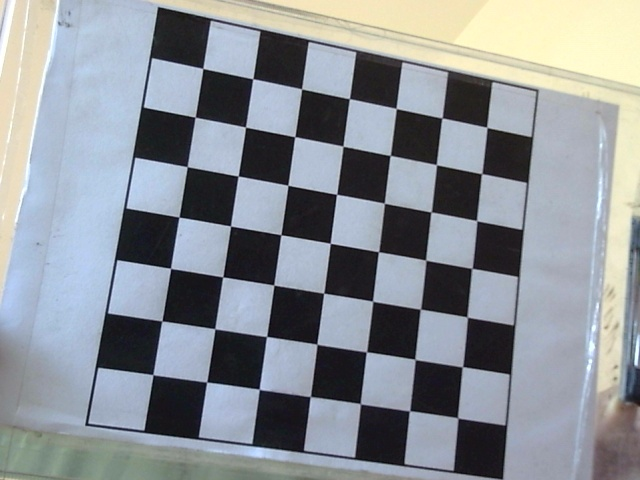
#> input picture camera_calibration/images/logitech_1/1.jpg, 640 x 480 px; its folder holds only this picture in this run
$ python calibrate_camera.py
#> lines starting #> are read from the running program, lines starting #| are printed output that depends on the picture; after the words box and inside, x2 and y2 are one past the last pixel; in counts of white or black regions, pixels touching at a corner belong together; long printed decimals are rounded
import numpy as np
import cv2
import glob
import os

# Chessboard size (number of inside corners per row and column)
chessboard_size = (7,7)  # Adjust according to your chessboard
square_size = 25  # Size of each square in mm (change as needed)

# Termination criteria for refining corner detection
criteria = (cv2.TERM_CRITERIA_EPS + cv2.TERM_CRITERIA_MAX_ITER, 30, 0.001)

# Prepare object points (3D points in real-world space)
objp = np.zeros((chessboard_size[0] * chessboard_size[1], 3), np.float32)
objp[:, :2] = np.mgrid[0:chessboard_size[0], 0:chessboard_size[1]].T.reshape(-1, 2) * square_size

# Arrays to store object points and image points from all images
objpoints = []  # 3D world points
imgpoints = []  # 2D image points

# Load chessboard images
folder_name = "logitech_1"
imgs_path = os.path.join("images", folder_name, "*.jpg")
image_files = glob.glob(imgs_path)  # Update path if needed

print(len(image_files))

for fname in image_files:
    img = cv2.imread(fname)
#> img is the input picture: shape (480, 640, 3); mean B, G, R 150.4, 144.8, 139.6
    gray = cv2.cvtColor(img, cv2.COLOR_BGR2GRAY)
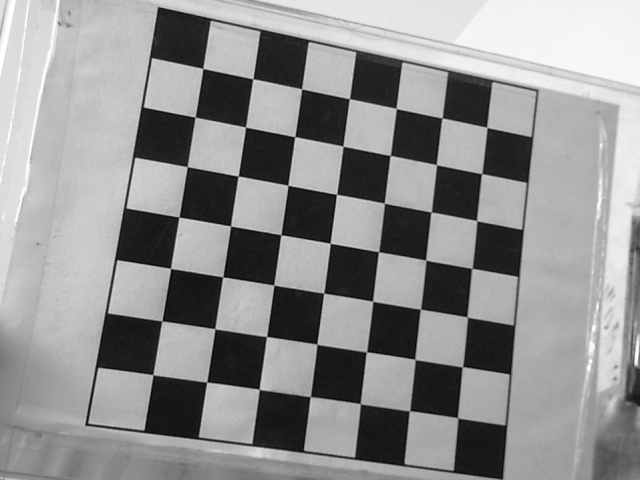
#> gray: shape (480, 640); min 3, max 255, mean 143.9
    # Find the chessboard corners
    ret, corners = cv2.findChessboardCorners(gray, chessboard_size, None)
#> ret = True; corners = 49 rows, first 8: [202.9, 68.5], [252.7, 78.8], [301.6, 88.98], [349.4, 98.61], [396.3, 108.6], [442, 118], [486.8, 127.2], [195.2, 117.1]

    if ret:
        objpoints.append(objp)

        # Refine the corner locations
        corners2 = cv2.cornerSubPix(gray, corners, (11, 11), (-1, -1), criteria)
#> corners2 = 49 rows, first 8: [202.9, 68.45], [252.8, 78.75], [301.6, 88.85], [349.4, 98.67], [396.2, 108.5], [442, 118], [486.8, 127.4], [195.2, 117.2]
        imgpoints.append(corners2)

        # Draw and display the corners
        cv2.drawChessboardCorners(img, chessboard_size, corners2, ret)
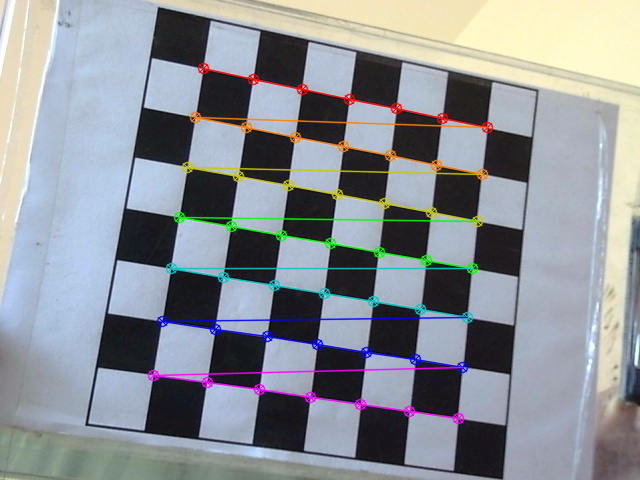
#> img: shape (480, 640, 3); 5.04% of pixels changed, all inside (x1, y1, x2, y2) = (147, 62, 494, 425)
        cv2.imshow('Detected Corners', img)
        cv2.waitKey(100)

cv2.destroyAllWindows()

# Perform camera calibration
ret, camera_matrix, dist_coeffs, rvecs, tvecs = cv2.calibrateCamera(objpoints, imgpoints, gray.shape[::-1], None, None)
#> ret = 0.173; camera_matrix = [[1256.2, 0, 237.1], [0, 1191.2, 108.7], [0, 0, 1]]; dist_coeffs = [[0.00308, 1.57, -0.00811, -0.00184, -6.18]]; rvecs = ([-0.21, -0.293, 0.175],); tvecs = ([-16.09, -20.03, 590.8],)


# Print results
print("Camera matrix:\n", camera_matrix)
#| Camera matrix:
#|  [[1.25623470e+03 0.00000000e+00 2.37096162e+02]
#|  [0.00000000e+00 1.19124388e+03 1.08747404e+02]
#|  [0.00000000e+00 0.00000000e+00 1.00000000e+00]]
print("\nDistortion coefficients:\n", dist_coeffs)
#| Distortion coefficients:
#|  [[ 3.08016550e-03  1.56554173e+00 -8.11334584e-03 -1.84390950e-03
#|   -6.17630949e+00]]

# Save calibration data
calibration_fname = os.path.join("calibration_data", f"{folder_name}.npz")
np.savez(calibration_fname, camera_matrix=camera_matrix, dist_coeffs=dist_coeffs, rvecs=rvecs, tvecs=tvecs)
print("saved the calibration data in the: ", calibration_fname)


# [13 lines of commented-out code are left out]

$ run again, on camera_calibration/images/logitech_1/13.jpg
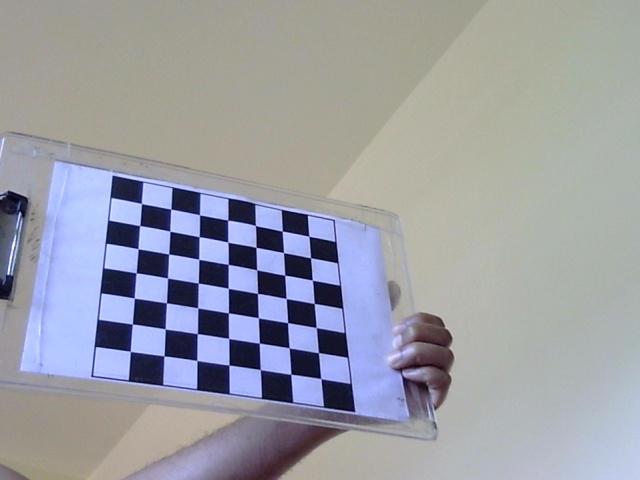
#> input picture camera_calibration/images/logitech_1/13.jpg, 640 x 480 px
#> img is the input picture: shape (480, 640, 3); mean B, G, R 165.4, 157.5, 155.5
#> `gray = cv2.cvtColor(img, cv2.COLOR_BGR2GRAY)`:
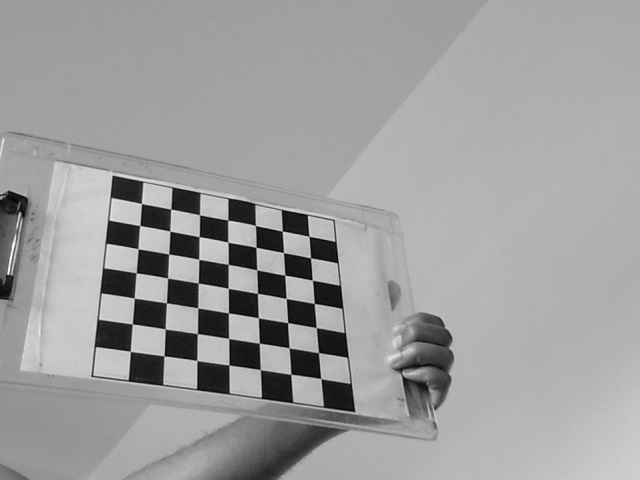
#> gray: shape (480, 640); min 2, max 252, mean 157.8
#> `ret, corners = cv2.findChessboardCorners(gray, chessboard_size, None)`: ret = True; corners = 49 rows, first 8: [141.5, 203.5], [170.9, 209.2], [199.6, 214.8], [227.8, 220.1], [255.5, 225.5], [282.3, 231.2], [308.9, 236.4], [139.8, 225.5]
#> corners2 = 49 rows, first 8: [141.4, 203.5], [170.7, 209.1], [199.6, 214.8], [227.7, 220], [255.4, 225.5], [282.2, 231.1], [308.9, 236.3], [139.7, 225.5]
#> `cv2.drawChessboardCorners(img, chessboard_size, corners2, ret)`:
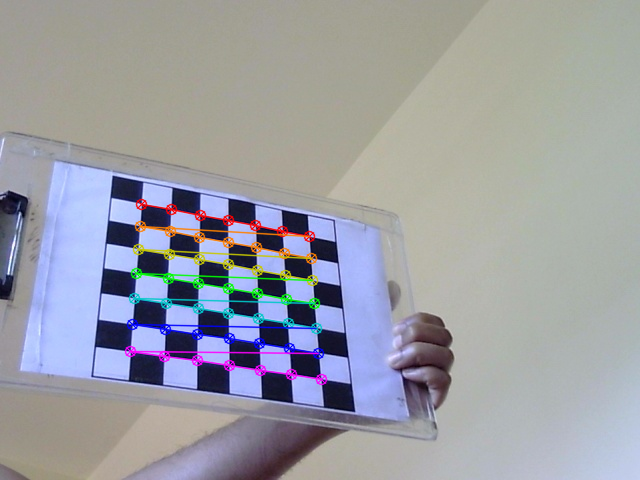
#> img: shape (480, 640, 3); 3.41% of pixels changed, all inside (x1, y1, x2, y2) = (124, 198, 328, 386)
#> `ret, camera_matrix, dist_coeffs, rvecs, tvecs = cv2.calibrateCamera(ob..`: ret = 0.129; camera_matrix = [[1050.2, 0, 401.4], [0, 1009.4, 232.4], [0, 0, 1]]; dist_coeffs = [[-0.736, 11.39, 0.0252, 0.00647, -59.31]]; rvecs = ([-0.708, -0.47, 0.0452],); tvecs = ([-214.7, -26.17, 847.5],)
#| Camera matrix:
#|  [[1.05020411e+03 0.00000000e+00 4.01379926e+02]
#|  [0.00000000e+00 1.00942079e+03 2.32433689e+02]
#|  [0.00000000e+00 0.00000000e+00 1.00000000e+00]]
#| Distortion coefficients:
#|  [[-7.35985042e-01  1.13882734e+01  2.51995345e-02  6.47308179e-03
#|   -5.93086275e+01]]

$ run again, on camera_calibration/images/logitech_1/14.jpg
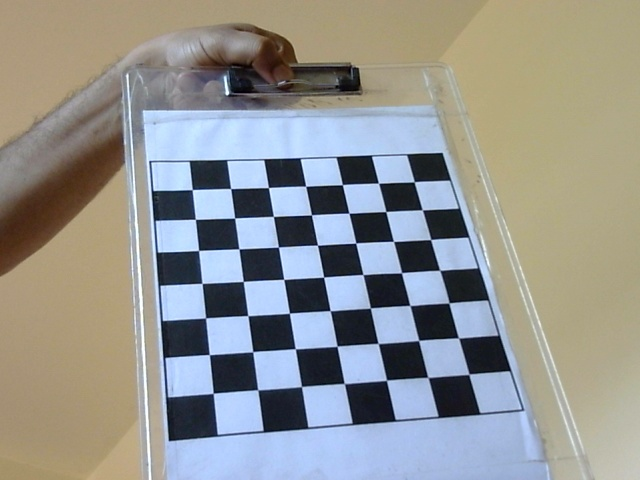
#> input picture camera_calibration/images/logitech_1/14.jpg, 640 x 480 px
#> img is the input picture: shape (480, 640, 3); mean B, G, R 144.5, 148, 147.3
#> `gray = cv2.cvtColor(img, cv2.COLOR_BGR2GRAY)`:
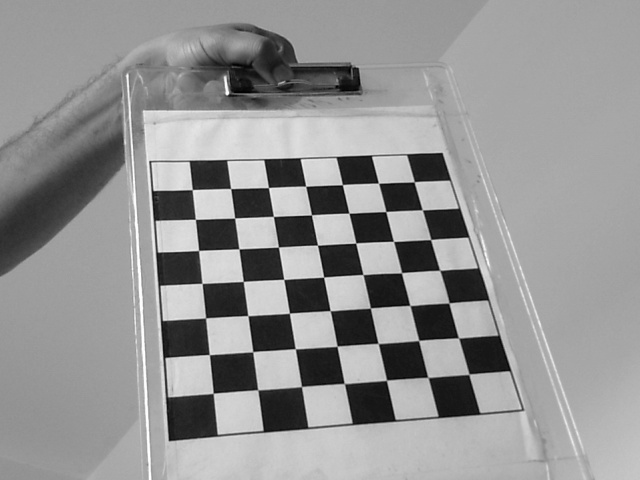
#> gray: shape (480, 640); min 1, max 255, mean 147.4
#> `ret, corners = cv2.findChessboardCorners(gray, chessboard_size, None)`: ret = True; corners = 49 rows, first 8: [469, 374.3], [427.9, 376.9], [386.5, 380.4], [344.6, 383.6], [301.4, 386.5], [257.7, 389.8], [213.1, 393.4], [458.5, 338]
#> corners2 = 49 rows, first 8: [468.8, 374.3], [428, 377.4], [386.5, 380.2], [344.4, 383.5], [301.5, 386.5], [257.7, 389.8], [213.3, 393.3], [458.5, 337.9]
#> `cv2.drawChessboardCorners(img, chessboard_size, corners2, ret)`:
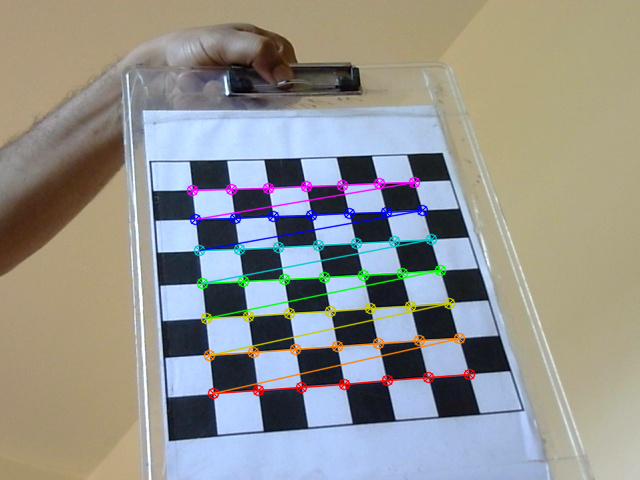
#> img: shape (480, 640, 3); 4.21% of pixels changed, all inside (x1, y1, x2, y2) = (186, 176, 476, 400)
#> `ret, camera_matrix, dist_coeffs, rvecs, tvecs = cv2.calibrateCamera(ob..`: ret = 0.23; camera_matrix = [[1108.9, 0, 310.5], [0, 1266.4, 234.9], [0, 0, 1]]; dist_coeffs = [[0.385, -17.61, -0.00924, -0.0184, 303.4]]; rvecs = ([-0.218, 1.19, 2.79],); tvecs = ([93.41, 71.65, 648.5],)
#| Camera matrix:
#|  [[1.10893442e+03 0.00000000e+00 3.10474815e+02]
#|  [0.00000000e+00 1.26643812e+03 2.34911670e+02]
#|  [0.00000000e+00 0.00000000e+00 1.00000000e+00]]
#| Distortion coefficients:
#|  [[ 3.85320917e-01 -1.76104895e+01 -9.24057675e-03 -1.83926941e-02
#|    3.03356502e+02]]

$ run again, on camera_calibration/images/logitech_1/15.jpg
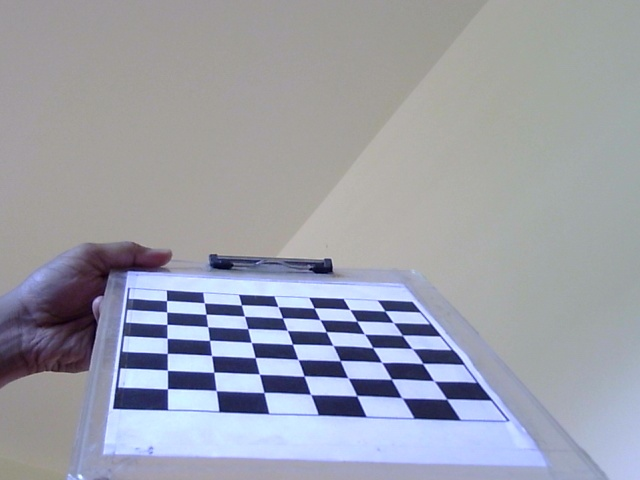
#> input picture camera_calibration/images/logitech_1/15.jpg, 640 x 480 px
#> img is the input picture: shape (480, 640, 3); mean B, G, R 170.4, 159.9, 157.1
#> `gray = cv2.cvtColor(img, cv2.COLOR_BGR2GRAY)`:
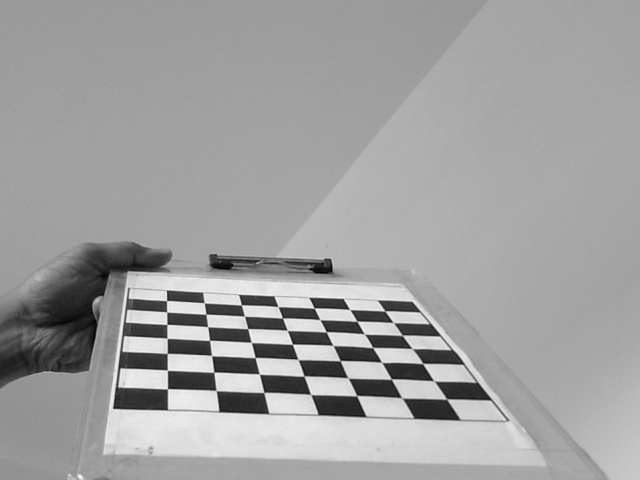
#> gray: shape (480, 640); min 3, max 249, mean 160.3
#> `ret, corners = cv2.findChessboardCorners(gray, chessboard_size, None)`: ret = True; corners = 49 rows, first 8: [166.5, 300.6], [204.3, 302.8], [241.4, 304.9], [278, 306.6], [314.2, 307.9], [349.8, 309.5], [384.8, 310.9], [166.7, 312]
#> corners2 = 49 rows, first 8: [166.6, 306.1], [205.2, 309.1], [242.9, 310.2], [280.5, 312.7], [312.3, 304.2], [353.4, 315.5], [382.1, 306.7], [166.6, 306.1]
#> `cv2.drawChessboardCorners(img, chessboard_size, corners2, ret)`:
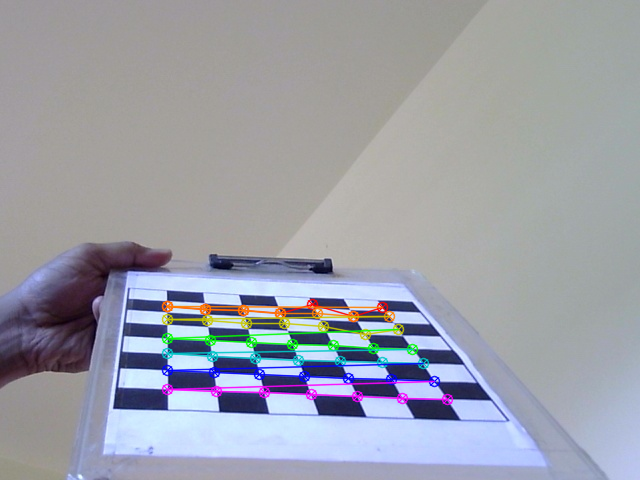
#> img: shape (480, 640, 3); 3.72% of pixels changed, all inside (x1, y1, x2, y2) = (161, 298, 454, 406)
#> `ret, camera_matrix, dist_coeffs, rvecs, tvecs = cv2.calibrateCamera(ob..`: ret = 3.78; camera_matrix = [[822.4, 0, 354.1], [0, 828, 236.7], [0, 0, 1]]; dist_coeffs = [[3.1, -64.04, 0.0142, 0.013, 389.9]]; rvecs = ([-1.34, -0.238, -0.0945],); tvecs = ([-126.1, 41.49, 576],)
#| Camera matrix:
#|  [[822.401   0.         354.139]
#|  [  0.         827.959 236.717]
#|  [  0.           0.           1.        ]]
#| Distortion coefficients:
#|  [[ 3.10254412e+00 -6.40369331e+01  1.41805150e-02  1.30287285e-02
#|    3.89885293e+02]]

$ run again, on camera_calibration/images/logitech_1/10.jpg
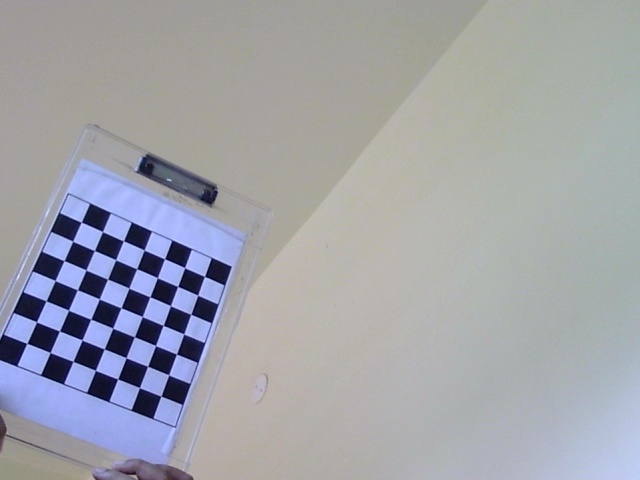
#> input picture camera_calibration/images/logitech_1/10.jpg, 640 x 480 px
#> img is the input picture: shape (480, 640, 3); mean B, G, R 169.8, 163.4, 161.5
#> `gray = cv2.cvtColor(img, cv2.COLOR_BGR2GRAY)`:
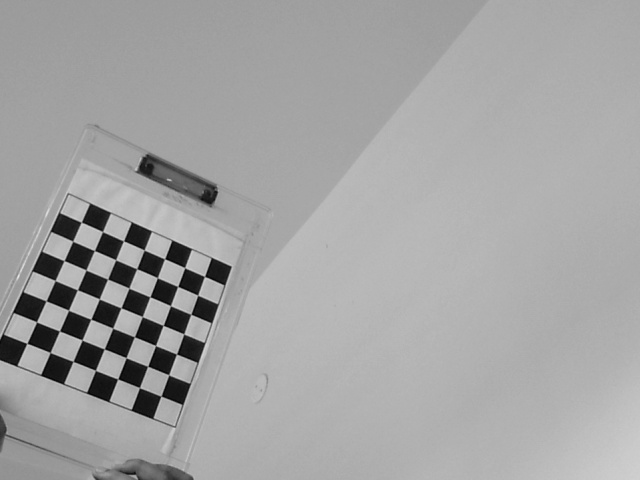
#> gray: shape (480, 640); min 4, max 233, mean 163.5
#> `ret, corners = cv2.findChessboardCorners(gray, chessboard_size, None)`: ret = True; corners = 49 rows, first 8: [81.28, 222.2], [102.5, 231.6], [123.6, 241], [144.3, 250.2], [164.6, 258.7], [184.7, 267.6], [204.5, 276.4], [72.7, 241.2]
#> corners2 = 49 rows, first 8: [81.27, 222.1], [102.5, 231.6], [123.5, 240.8], [144.2, 250.1], [164.5, 258.7], [184.7, 267.7], [204.5, 276.3], [72.7, 241.2]
#> `cv2.drawChessboardCorners(img, chessboard_size, corners2, ret)`:
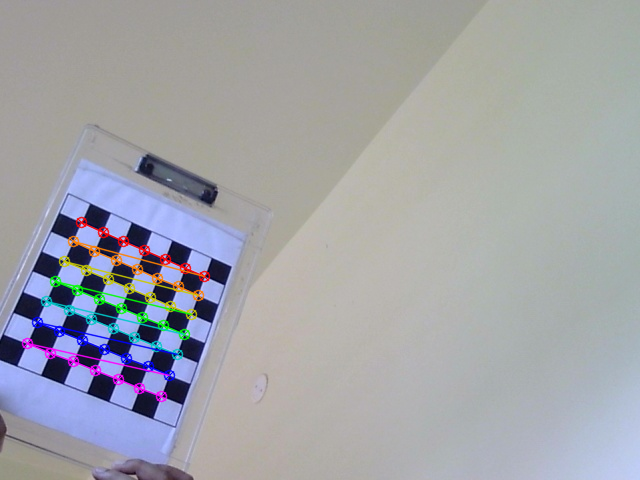
#> img: shape (480, 640, 3); 2.87% of pixels changed, all inside (x1, y1, x2, y2) = (21, 216, 211, 403)
#> `ret, camera_matrix, dist_coeffs, rvecs, tvecs = cv2.calibrateCamera(ob..`: ret = 0.098; camera_matrix = [[921.6, 0, 322.1], [0, 979.5, 288.4], [0, 0, 1]]; dist_coeffs = [[0.526, -3.83, 0.00357, -0.0137, 12.82]]; rvecs = ([-0.452, -0.31, 0.343],); tvecs = ([-276, -71.78, 1089.6],)
#| Camera matrix:
#|  [[921.569   0.         322.110]
#|  [  0.         979.487 288.351]
#|  [  0.           0.           1.        ]]
#| Distortion coefficients:
#|  [[ 5.26494625e-01 -3.83203859e+00  3.56813655e-03 -1.36934795e-02
#|    1.28212659e+01]]
